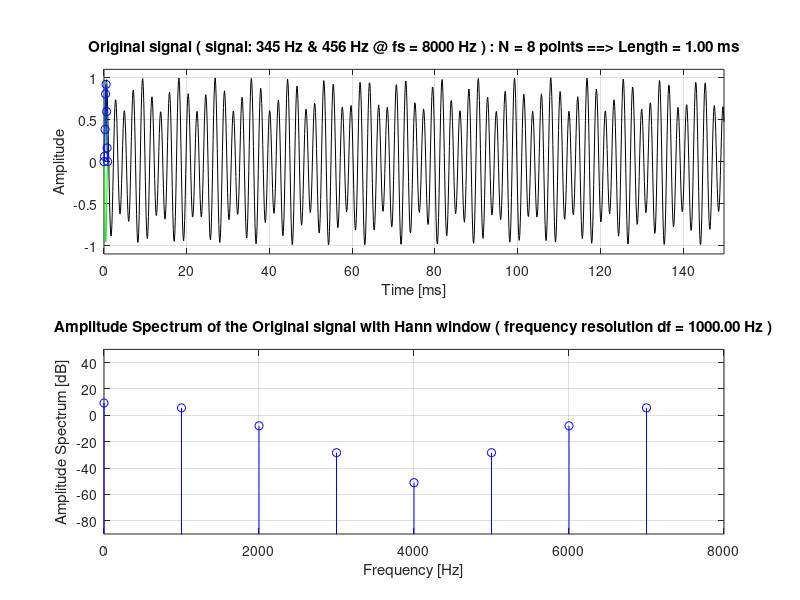

Recreate this plot in MATLAB.
%%%%%%%%%%%%%%%%%%%%%%%%%%%%%%%%%%%%%%%%%%%%%%%%%%%%%%%%%%%%%%%%%%%%%%%%%%%
% DFT Length Demo for Applied Electronic Engineering Class
%  (compatible with Matlab/Octave)
%    by Yoshiki NAGATANI, Kobe City College of Technology
%    https://github.com/nagataniyoshiki
% 
%   rev. 20170725: First version
%%%%%%%%%%%%%%%%%%%%%%%%%%%%%%%%%%%%%%%%%%%%%%%%%%%%%%%%%%%%%%%%%%%%%%%%%%%

clear;

%% Edit this part %%%%%%%%%%%%%%%%%%%%%%%%%%%%%%%%%%%%%%%%%%%%%%%%
% Original Signal
fs = 8000;   % Sampling rate [Hz]
Nmin = 8;    % Minimum number of samples [points]
Nmax = 1200; % Maximum number of samples [points]

amp1  = 0.200;  % Signal1: Amplitude [arb.]
freq1 = 345.0;  % Signal1: Frequency [Hz]

amp2  = 0.800;  % Signal2: Amplitude [arb.]
freq2 = 456.0;  % Signal2: Frequency [Hz]

Ninc  = 1.1;   % increment of N [ratio]
%%%%%%%%%%%%%%%%%%%%%%%%%%%%%%%%%%%%%%%%%%%%%%%%%%%%%%%%%%%%%%%%%%%%%%%%%%%

% Prepare figure window
fig1 = figure;
set(fig1,'Name','DFT Length Demo','position',[10 100 1900 900]);

dt = 1.0/fs;

% Time axes
t = [0:Nmax-1]*dt;

% Signal
Sig = amp1*sin(2*pi()*freq1*t) + amp2*sin(2*pi()*freq2*t);

timeaxis = [0 (Nmax-1)*dt*1000 -abs((amp1+amp2)*1.1) abs((amp1+amp2)*1.1)];
freqaxis = [0 fs -90 50];

N = Nmin;

while Nmin <= N && N < Nmax

    Sig_Hann = Sig(1:N).*hanning(N)';
    
    % Plot waveform
    subplot(2,1,1);
    hold off;
    plot(t*1000,Sig,'k-');
    hold on;
    plot(t(1:N)*1000,hanning(N'),'g-');
    plot(t(1:N)*1000,-hanning(N'),'g-');
    plot(t(1:N)*1000,Sig_Hann,'bo-');
    grid on;
    axis(timeaxis);
    title(sprintf('Original signal ( signal: %d Hz & %d Hz @ fs = %d Hz ) : N = %d points ==> Length = %.2f ms',round(freq1),round(freq2),round(fs),round(N),N*dt*1000));
    ylabel('Amplitude');
    xlabel('Time [ms]');

    % Plot spectrum (Continuous)
    f = [0:round(N)-1]/(round(N)*dt);
    subplot(2,1,2);
    stem(f,20*log10(abs(fft(Sig_Hann))),'bo-','BaseValue',-100);
    grid on;
    axis(freqaxis);
    title(sprintf('Amplitude Spectrum of the Original signal with Hann window ( frequency resolution df = %.2f Hz )',1/(N*dt)));
    ylabel('Amplitude Spectrum [dB]');
    xlabel('Frequency [Hz]');
    drawnow;

    % Play sound
    sound([zeros(1,0.1*fs) Sig_Hann/((amp1+amp2)*1.1) zeros(1,0.1*fs)],fs);
    pause(N*dt+0.2);
    
    % Increase or decrease N
    if Ninc > 1.0
        N = ceil(N * Ninc);
        if N > Nmax
            Ninc = 1/Ninc;
        end
    end
    if Ninc < 1.0
        N = floor(N * Ninc);
    end

end
